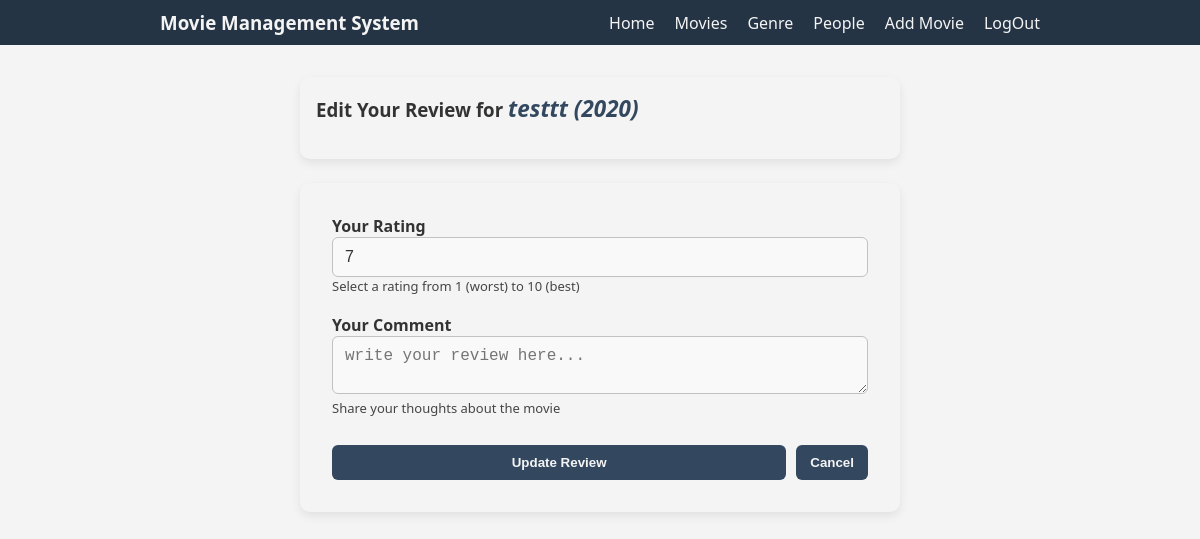
The app's page /movies/editreviewpage/1/2/ (signed in) with its own data.
### movies/models.py (models this page shows, shortened)
class Movie(models.Model):
    title = models.CharField(max_length=200)
    description = models.TextField(default=None)
    release_year = models.PositiveIntegerField(null=True)
    duration = models.PositiveIntegerField()
    poster = models.ImageField(upload_to='posters/', null=True, blank=True)
    rating = models.FloatField(default=0.0)
    genre = models.ForeignKey(Genre, on_delete=models.SET_NULL, null=True)
    director = models.ForeignKey(Person, on_delete=models.SET_NULL, null=True, limit_choices_to={'role_type': 'director'}, related_name='directed_movies')
    created_at = models.DateTimeField(auto_now_add=True)
    genre = models.ForeignKey(Genre, on_delete=models.CASCADE, related_name='movies')

class Review(models.Model):
    movie_name = models.ForeignKey(Movie, on_delete=models.CASCADE, related_name='reviews')
    user_name = models.ForeignKey(Users, on_delete=models.CASCADE, null=True, blank=True)
    rating = models.PositiveIntegerField(
        validators=[
            MinValueValidator(1, message='rating must be at least 1'),
            MaxValueValidator(10, message='rating cannot exceed 10')
        ]
    )
    comment = models.TextField(default=None)
    created_at = models.DateTimeField(auto_now_add=True)
    class Meta:
        constraints = [
            models.CheckConstraint(
                check=Q(rating__range=(1, 10)),
                name='rating_in_range'
            ),
            models.UniqueConstraint(
                fields=['user_name', 'movie_name'],
                name='unique_review'
            ),
        ]

### movies/views.py (the view, shortened to what this page needs)
# urls.py: path('editreviewpage/<int:movie_id>/<int:review_id>/', views.AddEditReview.as_view(), name='editreview'),
class AddEditReview(ReviewAuthorMixin, View):
    template_name = 'movies/addreview.html'
    def get(self, request, movie_id, review_id=None, *args, **kwargs):
        movie = get_object_or_404(Movie, id=movie_id)
        review = None
        if review_id:
            review = get_object_or_404(Review, id=review_id, movie_name=movie)
        context = {
            'movie':movie,
            'review': review
        }
        return render(request, self.template_name, context)

### movies/mixins.py (called while the page is built)
    def test_func(self):
        review_id = self.kwargs.get('review_id')
        if review_id:
            review = get_object_or_404(Review, id=review_id)
            return review.user_name == self.request.user
        return True

### movies/templates/movies/addreview.html (shortened to what this page needs)
{% extends 'movies/base.html' %}
{% block content %}
<div class="add-review-container">
    <div class="movie-title-bar">
        <h3> {% if review %}Edit Your Review{% else %}Add Your Review{% endif %} for <i>{{ movie.title }} ({{ movie.release_year }})</i><h3>
    </div>
    <form action="
        {% if review %}
            {% url 'movies:editreview' movie.id review.id %}
        {% else %}
            {% url 'movies:addreview' movie.id %}
        {% endif %}
    " method="post">
        <div class="add-review">
            <label for="rating">Your Rating</label>
            <input type="number" name="rating" min="1" max="10" step="1" required value="{{ review.rating|default_if_none:'' }}">
            <p>Select a rating from 1 (worst) to 10 (best)</p>
        </div>
        <div class="add-review">
            <label for="comment">Your Comment</label>
            <textarea placeholder="write your review here..." name="comment">{{ review.comment|default_if_none:"" }}</textarea>
            <p>Share your thoughts about the movie</p>
        </div>
        <div class="review-btn">
            <button type="submit">{% if review %}Update Review{% else %}Submit Review{% endif %}</button>
            <a href="{% url 'movies:movieDetail' movie.id %}"><button type="button">Cancel</button></a>
        </div>
    </form>
</div>
{% endblock content %}

### movies/static/movies/css/style.css (style rules this page uses)
:root { --bg: #e5e3e3; --text: #333; --bg2: #33485f; --nav-bg: #253444; --nav-text: #f4f4f4; --card: #f4f4f4; --search-btn: #438ddd; --hover-search: #3973b1; --movie-poster: #c1c1c1; --white: #f9f9f9; --small-txt: #454545; --hover-table: #eaeaea; }
* { margin: 0; padding: 0; box-sizing: border-box; }
body { font-family: "Segoe UI", Arial, sans-serif; background-color: var(--card); color: var(--text); margin: 0; width: 100vw; min-height: 100vh; box-sizing: border-box; }
a { text-decoration: none; color: var(--text); }
.movie-info p, .person-info p, .add-review p { font-size: small; margin: 0; color: var(--small-txt); }
.add-movie-container, .movie-detail-container, .person-detail-container, .add-genre-container, .add-people-container, .manage-cast-lang-container, .add-review-container { padding: 2rem 10rem; }
.add-movie-container form, .add-genre-container form, .add-people-container form, .add-review-container form, .add-review-container .movie-title-bar, .signin-container form, .registration-container form { max-width: 600px; margin: 0 auto; background-color: var(--card); padding: 2rem; border-radius: 10px; box-shadow: 0 4px 10px rgba(0,0,0,0.08); display: flex; flex-direction: column; gap: 1.2rem; }
.add-review-container .movie-title-bar { margin-bottom: 1.5rem; padding: 1rem; }
.add-movie-container label, .add-genre-container label, .add-people-container label, .cast-form label, .lang-form label, .add-review-container label, .signin-container label, .registration-container label { font-weight: 600; margin-bottom: 0.4rem; color: var(--text); }
.add-movie-container input[type="text"], .add-genre-container input[type="text"], .add-people-container input[type="text"], .add-movie-container input[type="number"], .add-people-container input[type="date"], .add-movie-container textarea, .add-people-container textarea, .add-movie-container select, .add-people-container select, .cast-form select, .lang-form select, .cast-form input[type="text"], .add-review input[type="number"], .add-review textarea, .signin-container input[type="text"], .signin-container input[type="password"], .registration-container input, .registration-form select { width: 100%; padding: 10px 12px; border: 1px solid var(--movie-poster); border-radius: 6px; font-size: 1rem; color: var(--text); background-color: var(--white); transition: all 0.2s ease-in-out; }
.add-movie-container textarea, .add-people-container textarea, .add-review-container textarea { resize: vertical; }
.movie-title-bar { background: var(--card); padding: 1.5rem; border-radius: 4px; box-shadow: 0 2px 4px rgba(0, 0, 0, 0.1); margin-bottom: 2rem; }
.movie-title-bar i { color: var(--bg2); font-size: larger; }
.add-movie-container .btn, .add-genre-container .btn, .add-people-container .btn, .btn-add-cast-lang, .review-btn, .signin-btn { display: flex; justify-content: space-between; gap: 10px; margin-top: 0.5rem; }
.add-movie-container .btn button, .add-genre-container .btn button, .add-people-container .btn button, .btn-add-cast-lang button, .action-bar button, .review-btn button, .signin-btn button { flex: 1; padding: 10px 14px; background-color: var(--bg2); color: var(--nav-text); border: none; border-radius: 6px; font-weight: 600; cursor: pointer; transition: background-color 0.25s ease; }

### records on screen
Movie: title "testtt", release_year "2020"
Review: rating "7"
